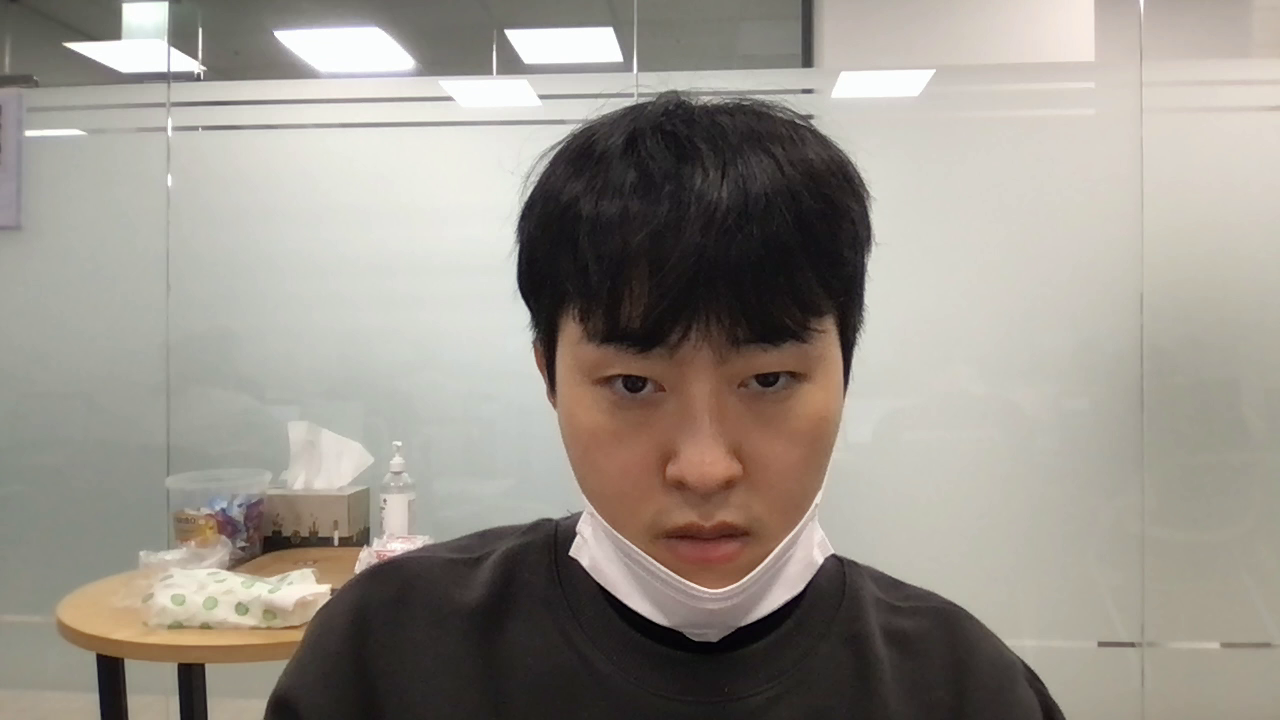
#> input picture frame 6 of Chapter_3/review.MP4, 1280 x 720 px, given in place of the camera
$ jupyter execute --allow-errors Ch_2_review_20221021.ipynb   (text cells are left out)
#> lines starting #> are read from the running program, lines starting #| are printed output that depends on the picture
[cell 1]
import cv2
import numpy as np
import sys

[cell 2]
cap = cv2.VideoCapture(0)

if not cap.isOpened() :
    print('video open failed')
    sys.exit()

w = int(cap.get(cv2.CAP_PROP_FRAME_WIDTH))
h = int(cap.get(cv2.CAP_PROP_FRAME_HEIGHT))
fps = int(cap.get(cv2.CAP_PROP_FPS))
fourcc = cv2.VideoWriter_fourcc(*'avc1') # mac 은 다르다..

review = cv2.VideoWriter('review.MP4', fourcc, fps, (w, h))


while True :
    ret, frame = cap.read()
#> frame is the input picture: shape (720, 1280, 3); mean B, G, R 139.5, 147.8, 153.5

    if not ret :
        print('frame read failed')
        break

    edge = cv2.Canny(frame, 50, 100)
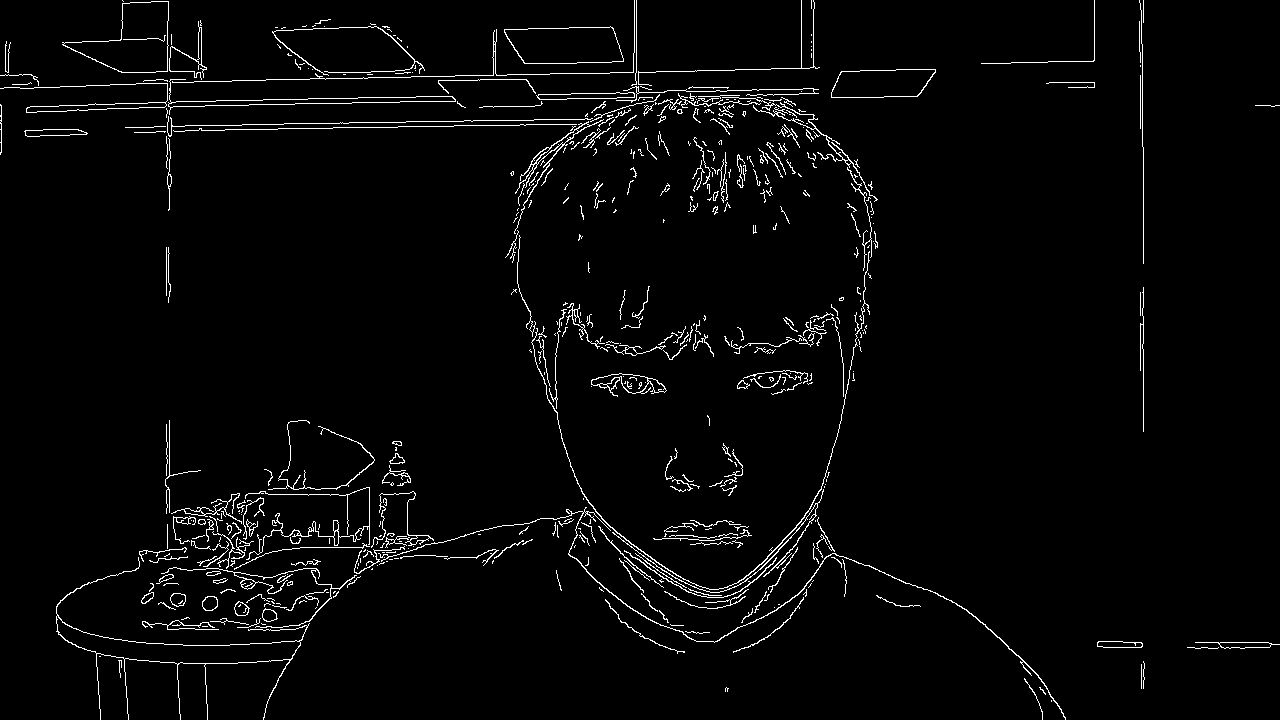
#> edge: shape (720, 1280); 2.8% white in thin lines or dots

    review.write(frame)

    cv2.imshow('frame', frame)
    cv2.imshow('edge', edge)

    if cv2.waitKey(30) == 27 :
#> (key q is pressed here)
        break


review.release()
cap.release()
cv2.destroyAllWindows()
cv2.waitKey(1)

[cell 3]
img = np.ones((600, 1200, 3), np.uint8) * 255

cv2.imshow('image', img)

cv2.waitKey()
cv2.destroyAllWindows()
cv2.waitKey(1)

[cell 4]
src = cv2.imread('./fig/cow.png')
dst = cv2.imread('./fig/green.png')

#> (the rest of this cell did not finish here and is left out)

[cell 5]
import glob

[cell 6]
img_files = glob.glob('../Chapter_1/fig/images/*.*')

cv2.namedWindow('scene', cv2.WINDOW_NORMAL)

idx = 0

while True :
    img = cv2.imread(img_files[idx])
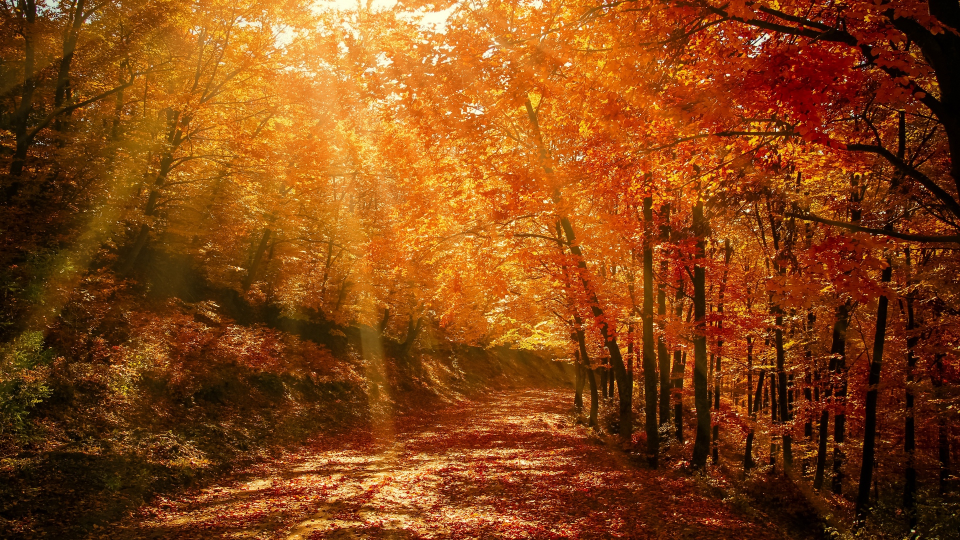
#> input picture Chapter_1/fig/images/autumn_forest_park_128379_1920x1080.jpg, 1920 x 1080 px (shown at 1/2 size)
#> img is the input picture: shape (1080, 1920, 3); mean B, G, R 19.9, 68.7, 132.4

    if img is None :
        print('image read failed')
        break

    cv2.imshow('scene', img)

    if cv2.waitKey(3000) == 27 :
#> (key q is pressed here)
        break

    if idx >= len(img_files) :
        idx = 0

    idx += 1

cv2.destroyAllWindows()
cv2.waitKey(1)

[cell 7]
img = cv2.imread('./fig/puppy.bmp', cv2.IMREAD_COLOR)

#> (the rest of this cell did not finish here and is left out)

[cell 8]
img = cv2.imread('./fig/cat.bmp', 0)

#> (the rest of this cell did not finish here and is left out)

[cell 9]
import cv2
import numpy as np
import sys
cap = cv2.VideoCapture(0)

if not cap.isOpened() :
    print('video open failed')
    sys.exit()
a = 0
k = -1
while True :
    ret, frame = cap.read()

    if not ret :
        print('frame read failed')
        break

    key = cv2.waitKey(30)
#> (key q is pressed here)
    k = k if key == -1 else key

    if k == 27 :
        break
    elif k == ord('e') :
        frame = cv2.Canny(frame,50, 100)

    elif k == ord('r'):
        frame = frame

    elif k == ord('f') :
        frame = cv2.flip(frame, a % 2)

    cv2.imshow('frame', frame)

cap.release()
cv2.destroyAllWindows()
cv2.waitKey(1)

[cell 10]
import cv2
import numpy as np
import sys

cap = cv2.VideoCapture(0)

if not cap.isOpened() :
    print('Video open failed')
    sys.exit()

f_flip = False
i_edge = False

while True :
    ret, frame = cap.read()

    if not ret :
        print('frame read failed')
        break

    if f_flip :
        frame = cv2.flip(frame , 1)

    if i_edge :
        frame = cv2.Canny(frame, 100, 150)

    cv2.imshow('frame', frame)

    key = cv2.waitKey(20)
#> (key q is pressed here)

    if key == 27 :
        break

    elif key == ord('f') :
        f_flip = not f_flip

    elif key == ord('i') :
        i_edge = not i_edge

cap.release()
cv2.destroyAllWindows()
cv2.waitKey(1)

[cell 11]
def call_mouse(event, x, y, flags, param) :

    if event == cv2.EVENT_LBUTTONDOWN : # 마우스 버튼을 누를때
        print('left button down :', x, y)

    elif event == cv2.EVENT_LBUTTONUP : # 마우스 버튼을 뗄때
        print('left button up :',x, y)

    elif event == cv2.EVENT_MOUSEMOVE :
        print(x, y)

img = np.ones((500, 600, 3), np.uint8) * 255

cv2.namedWindow('image')

# setMouseCallback(windowName, onMouse [, param]) -> None
cv2.setMouseCallback('image', call_mouse, img) # 윈도우 창 image 에서 call_mouse 라는 함수 호출

cv2.imshow('image', img)

cv2.waitKey()
cv2.destroyAllWindows()
cv2.waitKey(1)

$ run again, starting later in the video
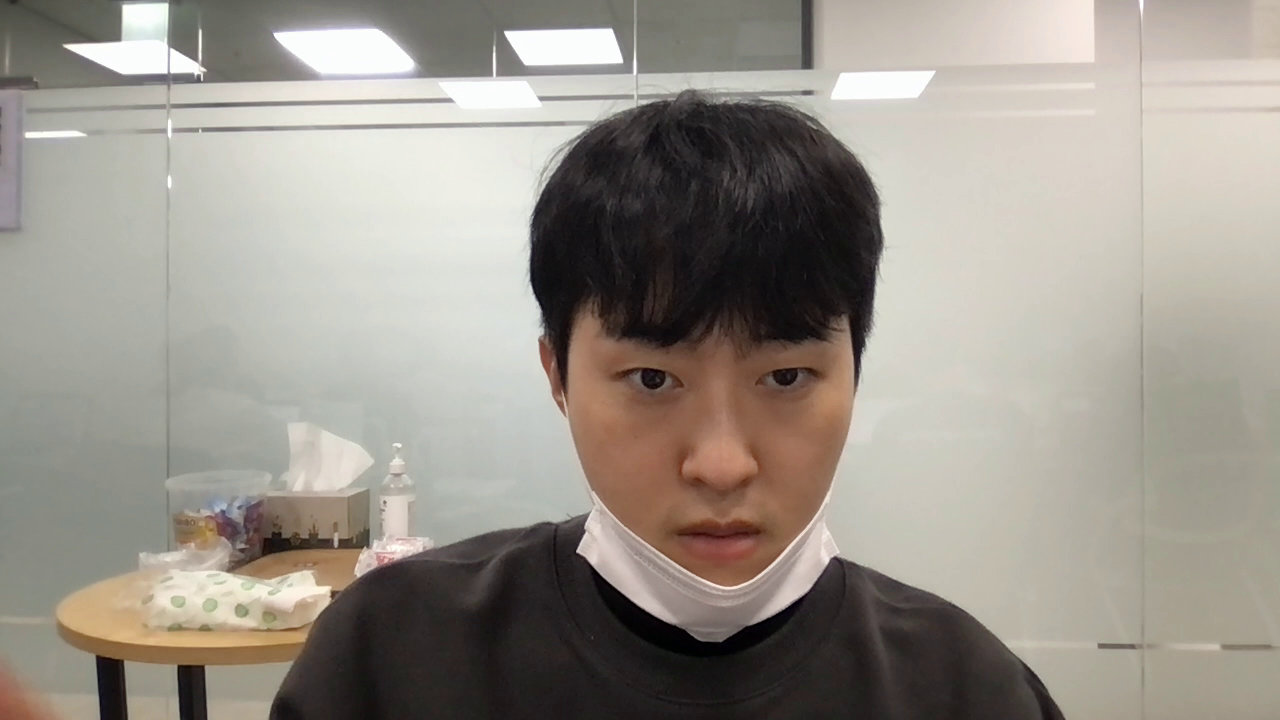
#> input picture frame 31 of Chapter_3/review.MP4, 1280 x 720 px, given in place of the camera
#> frame is the input picture: shape (720, 1280, 3); mean B, G, R 139.4, 148, 154.2
#> `edge = cv2.Canny(frame, 50, 100)`:
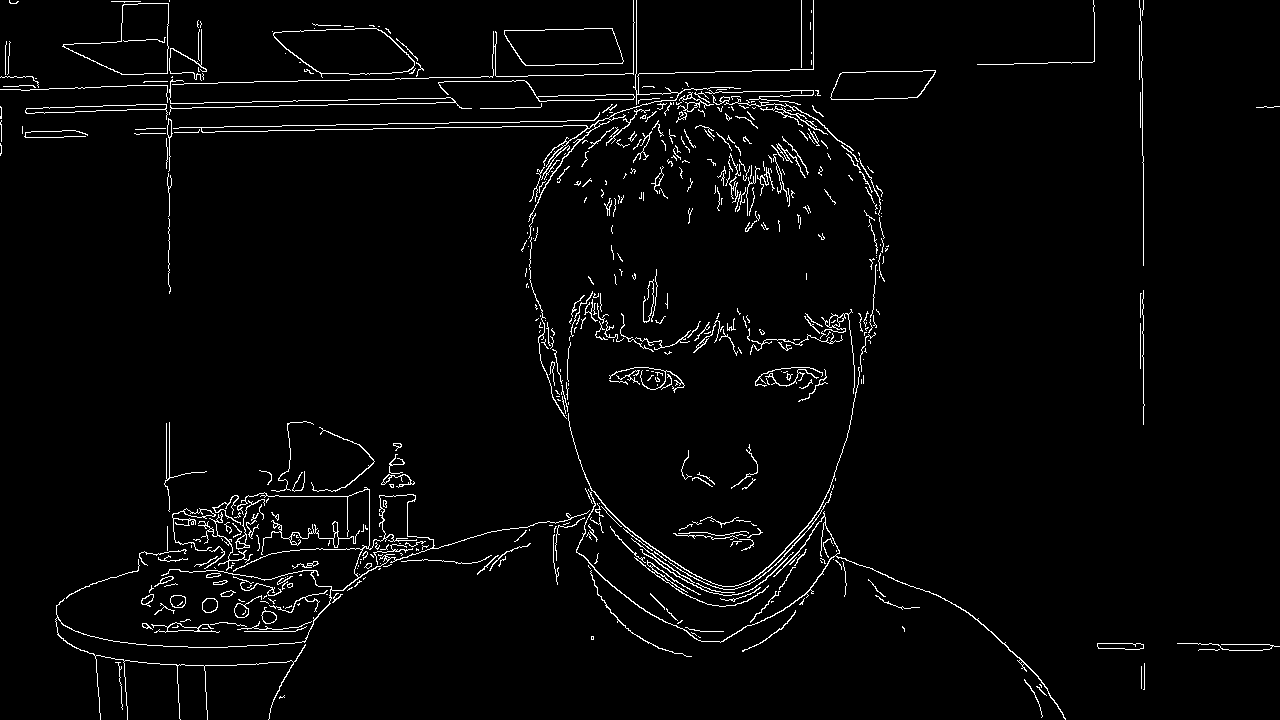
#> edge: shape (720, 1280); 2.9% white in thin lines or dots
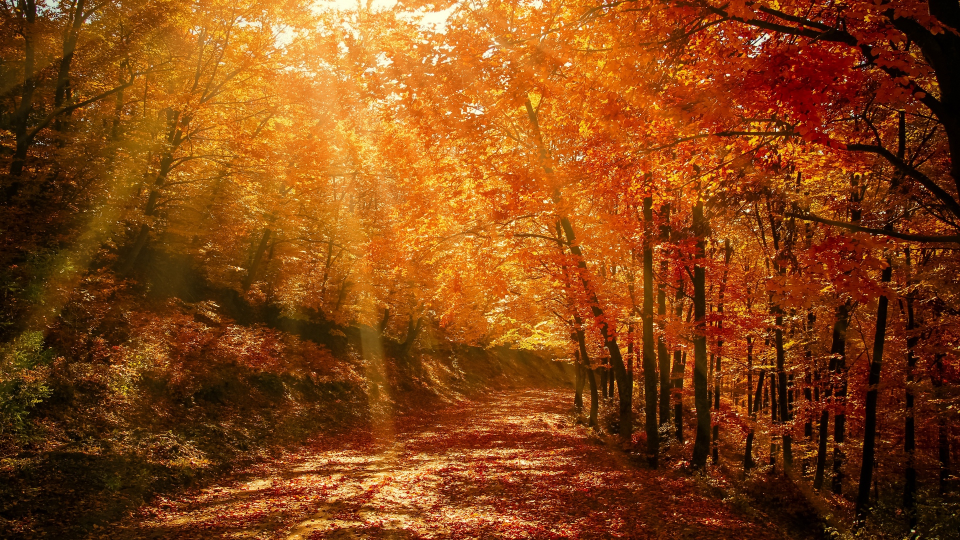
#> input picture Chapter_1/fig/images/autumn_forest_park_128379_1920x1080.jpg, 1920 x 1080 px (shown at 1/2 size)
#> img is the input picture: shape (1080, 1920, 3); mean B, G, R 19.9, 68.7, 132.4

$ run again, starting later in the video
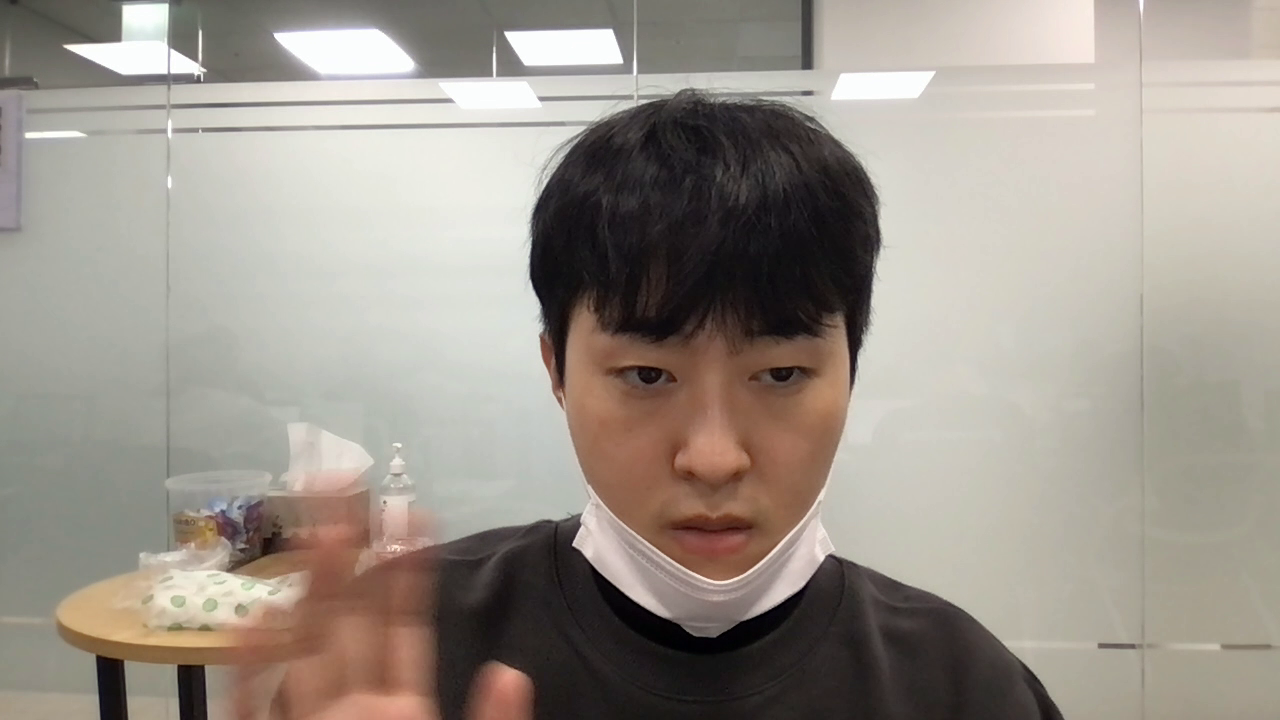
#> input picture frame 55 of Chapter_3/review.MP4, 1280 x 720 px, given in place of the camera
#> frame is the input picture: shape (720, 1280, 3); mean B, G, R 139.9, 148.9, 156.6
#> `edge = cv2.Canny(frame, 50, 100)`:
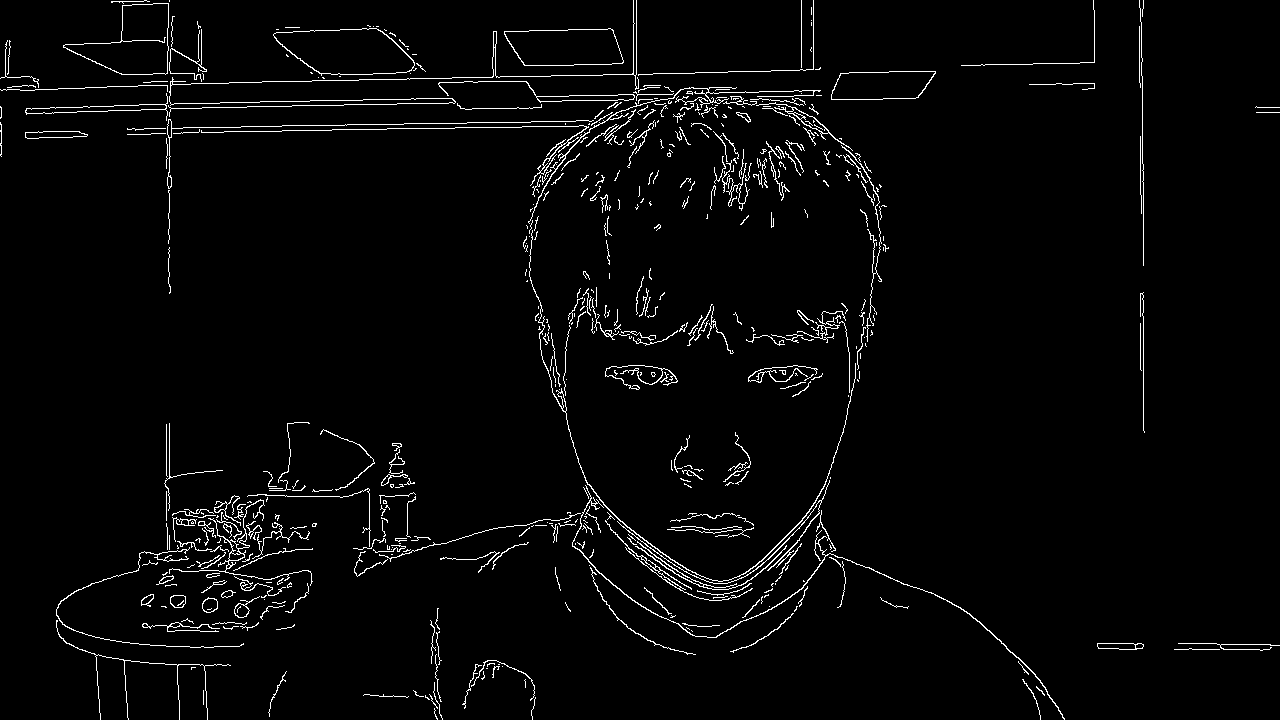
#> edge: shape (720, 1280); 2.8% white in thin lines or dots
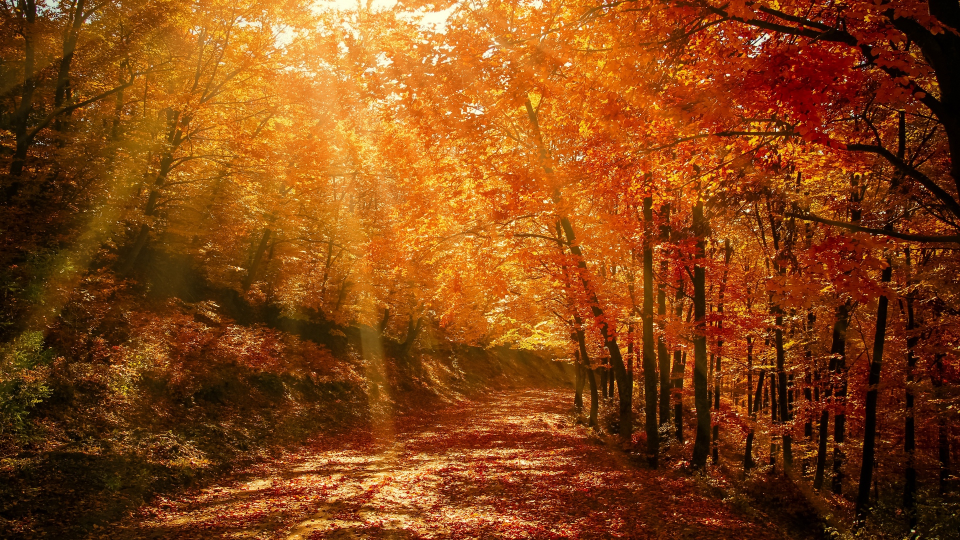
#> input picture Chapter_1/fig/images/autumn_forest_park_128379_1920x1080.jpg, 1920 x 1080 px (shown at 1/2 size)
#> img is the input picture: shape (1080, 1920, 3); mean B, G, R 19.9, 68.7, 132.4
